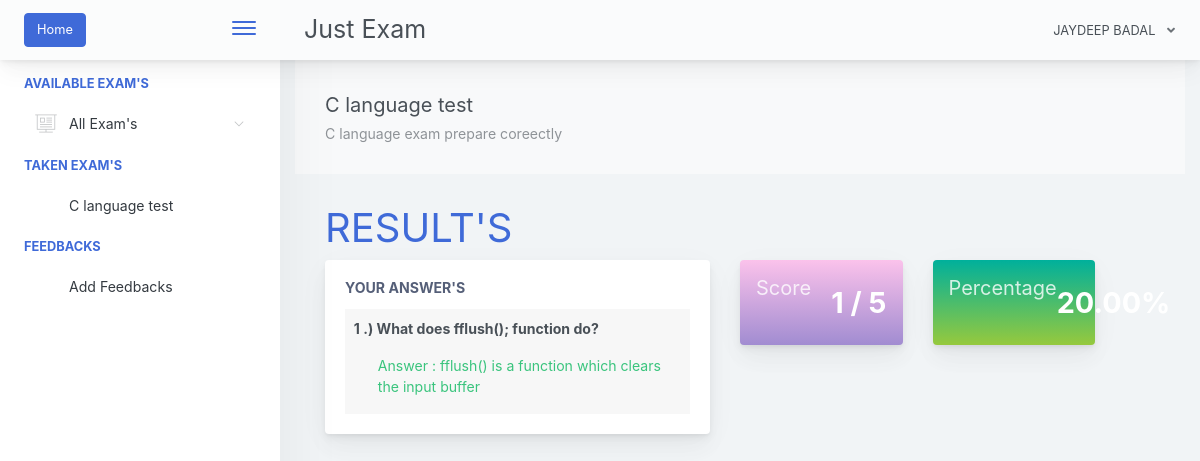
Page /home.php?page=result&id=24 (signed in) on the committed database.
### tables this page shows
CREATE TABLE `examinee_tbl` (
  `exmne_id` int(11) NOT NULL,
  `exmne_fullname` varchar(1000) NOT NULL,
  `exmne_course` varchar(1000) NOT NULL,
  `exmne_gender` varchar(1000) NOT NULL,
  `exmne_birthdate` varchar(1000) NOT NULL,
  `exmne_year_level` varchar(1000) NOT NULL,
  `exmne_email` varchar(1000) NOT NULL,
  `exmne_password` varchar(1000) NOT NULL,
  `exmne_status` varchar(1000) NOT NULL DEFAULT 'active'
);

CREATE TABLE `exam_tbl` (
  `ex_id` int(11) NOT NULL,
  `cou_id` int(11) NOT NULL,
  `ex_title` varchar(1000) NOT NULL,
  `ex_time_limit` varchar(1000) NOT NULL,
  `ex_questlimit_display` int(11) NOT NULL,
  `ex_description` varchar(1000) NOT NULL,
  `ex_created` timestamp NOT NULL DEFAULT current_timestamp() ON UPDATE current_timestamp()
);

CREATE TABLE `exam_question_tbl` (
  `eqt_id` int(11) NOT NULL,
  `exam_id` int(11) NOT NULL,
  `exam_question` varchar(1000) NOT NULL,
  `exam_ch1` varchar(1000) NOT NULL,
  `exam_ch2` varchar(1000) NOT NULL,
  `exam_ch3` varchar(1000) NOT NULL,
  `exam_ch4` varchar(1000) NOT NULL,
  `exam_answer` varchar(1000) NOT NULL,
  `exam_status` varchar(1000) NOT NULL DEFAULT 'active'
);

CREATE TABLE `exam_answers` (
  `exans_id` int(11) NOT NULL,
  `axmne_id` int(11) NOT NULL,
  `exam_id` int(11) NOT NULL,
  `quest_id` int(11) NOT NULL,
  `exans_answer` varchar(1000) NOT NULL,
  `exans_status` varchar(1000) NOT NULL DEFAULT 'new',
  `exans_created` timestamp NOT NULL DEFAULT current_timestamp() ON UPDATE current_timestamp()
);

### query/selectData.php (called while the page is built, shortened)
<?php
$exmneId = $_SESSION['examineeSession']['exmne_id'];
$selExmneeData = $conn->query("SELECT * FROM examinee_tbl WHERE exmne_id='$exmneId' ")->fetch(PDO::FETCH_ASSOC);
 ?>

### pages/result.php (the view, shortened to what this page needs)
 <?php
    $examId = $_GET['id'];
    $selExam = $conn->query("SELECT * FROM exam_tbl WHERE ex_id='$examId' ")->fetch(PDO::FETCH_ASSOC);
 ?>
<div class="app-main__outer">
<div class="app-main__inner">
    <div id="refreshData">
    <div class="col-md-12">
        <div class="app-page-title">
            <div class="page-title-wrapper">
                <div class="page-title-heading">
                    <div>
                        <?php echo $selExam['ex_title']; ?>
                          <div class="page-title-subheading">
                            <?php echo $selExam['ex_description']; ?>
                          </div>
                    </div>
                </div>
            </div>
        </div>
        <div class="row col-md-12">
        	<h1 class="text-primary">RESULT'S</h1>
        </div>
        <div class="row col-md-6 float-left">
        	<div class="main-card mb-3 card">
                <div class="card-body">
                	<h5 class="card-title">Your Answer's</h5>
        			<table class="align-middle mb-0 table table-borderless table-striped table-hover" id="tableList">
                    <?php
                    	$selQuest = $conn->query("SELECT * FROM exam_question_tbl eqt INNER JOIN exam_answers ea ON eqt.eqt_id = ea.quest_id WHERE eqt.exam_id='$examId' AND ea.axmne_id='$exmneId' AND ea.exans_status='new' ");
                    	$i = 1;
                    	while ($selQuestRow = $selQuest->fetch(PDO::FETCH_ASSOC)) { ?>
                    		<tr>
                    			<td>
                    				<b><p><?php echo $i++; ?> .) <?php echo $selQuestRow['exam_question']; ?></p></b>
                    				<label class="pl-4 text-success">
                    					Answer :
                    					<?php
                    						if($selQuestRow['exam_answer'] != $selQuestRow['exans_answer'])
                    						{ ?>
                    							<span style="color:red"><?php echo $selQuestRow['exans_answer']; ?></span>
                    						<?PHP }
                    						else
                    						{ ?>
                    							<span class="text-success"><?php echo $selQuestRow['exans_answer']; ?></span>
                    						<?php }
                    					 ?>
                    				</label>
                    			</td>
                    		</tr>
                    	<?php }
                     ?>
	                 </table>
                </div>
            </div>
        </div>
        <div class="col-md-6 float-left">
        	<div class="col-md-6 float-left">
        	<div class="card mb-3 widget-content bg-night-fade">
                <div class="widget-content-wrapper text-white">
                    <div class="widget-content-left">
                        <div class="widget-heading"><h5>Score</h5></div>
                        <div class="widget-subheading" style="color: transparent;">/</div>
                    </div>
                    <div class="widget-content-right">
                        <div class="widget-numbers text-white">
                            <?php
                                $selScore = $conn->query("SELECT * FROM exam_question_tbl eqt INNER JOIN exam_answers ea ON eqt.eqt_id = ea.quest_id AND eqt.exam_answer = ea.exans_answer  WHERE ea.axmne_id='$exmneId' AND ea.exam_id='$examId' AND ea.exans_status='new' ");
                            ?>
                            <span>
                                <?php echo $selScore->rowCount(); ?>
                                <?php
                                    $over  = $selExam['ex_questlimit_display'];
                                 ?>
                            </span> / <?php echo $over; ?>
                        </div>
                    </div>
                </div>
            </div>
        	</div>
            <div class="col-md-6 float-left">
            <div class="card mb-3 widget-content bg-happy-green">
                <div class="widget-content-wrapper text-white">
                    <div class="widget-content-left">
                        <div class="widget-heading"><h5>Percentage</h5></div>
                        <div class="widget-subheading" style="color: transparent;">/</div>
                        </div>
                        <div class="widget-content-right">
                        <div class="widget-numbers text-white">
                            <?php
                                $selScore = $conn->query("SELECT * FROM exam_question_tbl eqt INNER JOIN exam_answers ea ON eqt.eqt_id = ea.quest_id AND eqt.exam_answer = ea.exans_answer  WHERE ea.axmne_id='$exmneId' AND ea.exam_id='$examId' AND ea.exans_status='new' ");
                            ?>
                            <span>
                                <?php
                                    $score = $selScore->rowCount();
                                    $ans = $score / $over * 100;
                                    echo number_format($ans,2);
                                 ?>
                            </span>
                        </div>
                    </div>
                </div>
            </div>
            </div>
        </div>
    </div>
    </div>
</div>

### includes/header.php (shortened to what this page needs)
<?php
  include("conn.php");
  include("query/selectData.php");
 ?>
<!doctype html>
<html lang="en">
<head>
    <link href="./main.css" rel="stylesheet">
    <link href="css/sweetalert.css" rel="stylesheet">
</head>
<body id="body">
    <div class="app-container app-theme-white body-tabs-shadow fixed-sidebar fixed-header">
        <div class="app-header header-shadow">
            <div class="app-header__logo">
               <a class="btn btn-primary" href="index.php" role="button">Home</a>
                <div class="header__pane ml-auto">
                    <div>
                        <button type="button" class="hamburger close-sidebar-btn hamburger--elastic" data-class="closed-sidebar">
                            <span class="hamburger-box">
                                <span class="hamburger-inner"></span>
                            </span>
                        </button>
                    </div>
                </div>
            </div>
                <div class="app-header__content"><div style="font-family: inherit; font-size: 25px;">Just Exam</div>
                <div class="app-header-right">
                    <div class="header-btn-lg pr-0">
                        <div class="widget-content p-0">
                            <div class="widget-content-wrapper">
                                <div class="widget-content-left">
                                    <div class="btn-group">
                                        <a data-toggle="dropdown" aria-haspopup="true" aria-expanded="false" class="p-0 btn">
                                            <?php
                                                echo strtoupper($selExmneeData['exmne_fullname']);
                                             ?>
                                            <i class="fa fa-angle-down ml-2 opacity-8"></i>
                                        </a>
                                    </div>
                                </div>
                            </div>
                        </div>
                    </div>        </div>
            </div>
        </div>

### includes/sidebar.php (shortened to what this page needs)
<div class="app-sidebar sidebar-shadow">
        <div class="scrollbar-sidebar">
        <div class="app-sidebar__inner">
            <ul class="vertical-nav-menu">
                <li class="app-sidebar__heading">AVAILABLE EXAM'S</li>
                <li>
                <a href="#">
                     <i class="metismenu-icon pe-7s-display2"></i>
                     All Exam's
                    <i class="metismenu-state-icon pe-7s-angle-down caret-left"></i>
                </a>
                </li>
                 <li class="app-sidebar__heading">TAKEN EXAM'S</li>
                <li>
                  <?php
                    $selTakenExam = $conn->query("SELECT * FROM exam_tbl et INNER JOIN exam_attempt ea ON et.ex_id = ea.exam_id WHERE exmne_id='$exmneId' ORDER BY ea.examat_id  ");
                    if($selTakenExam->rowCount() > 0)
                    {
                        while ($selTakenExamRow = $selTakenExam->fetch(PDO::FETCH_ASSOC)) { ?>
                            <a href="home.php?page=result&id=<?php echo $selTakenExamRow['ex_id']; ?>" >
                                <?php echo $selTakenExamRow['ex_title']; ?>
                            </a>
                        <?php }
                    }
                    else
                    { ?>
                        <a href="#" class="pl-3">You are not taking exam yet</a>
                    <?php }
                   ?>
                </li>
                <li class="app-sidebar__heading">FEEDBACKS</li>
                <li>
                    <a href="#" data-toggle="modal" data-target="#feedbacksModal" >
                        Add Feedbacks
                    </a>
                </li>
            </ul>
        </div>
    </div>
</div>

### rows in the picture
examinee_tbl: exmne_fullname "JAYDEEP BADAL"
exam_tbl: ex_title "C language test", ex_description "C language exam prepare coreectly", ex_questlimit_display "5", ex_questlimit_display "20.00"
exam_question_tbl: exam_question "What does fflush(); function do?", exam_answers.exans_answer "fflush() is a function which clears the input buffer"

### other values in the picture
$selScore->rowCount() "1"
